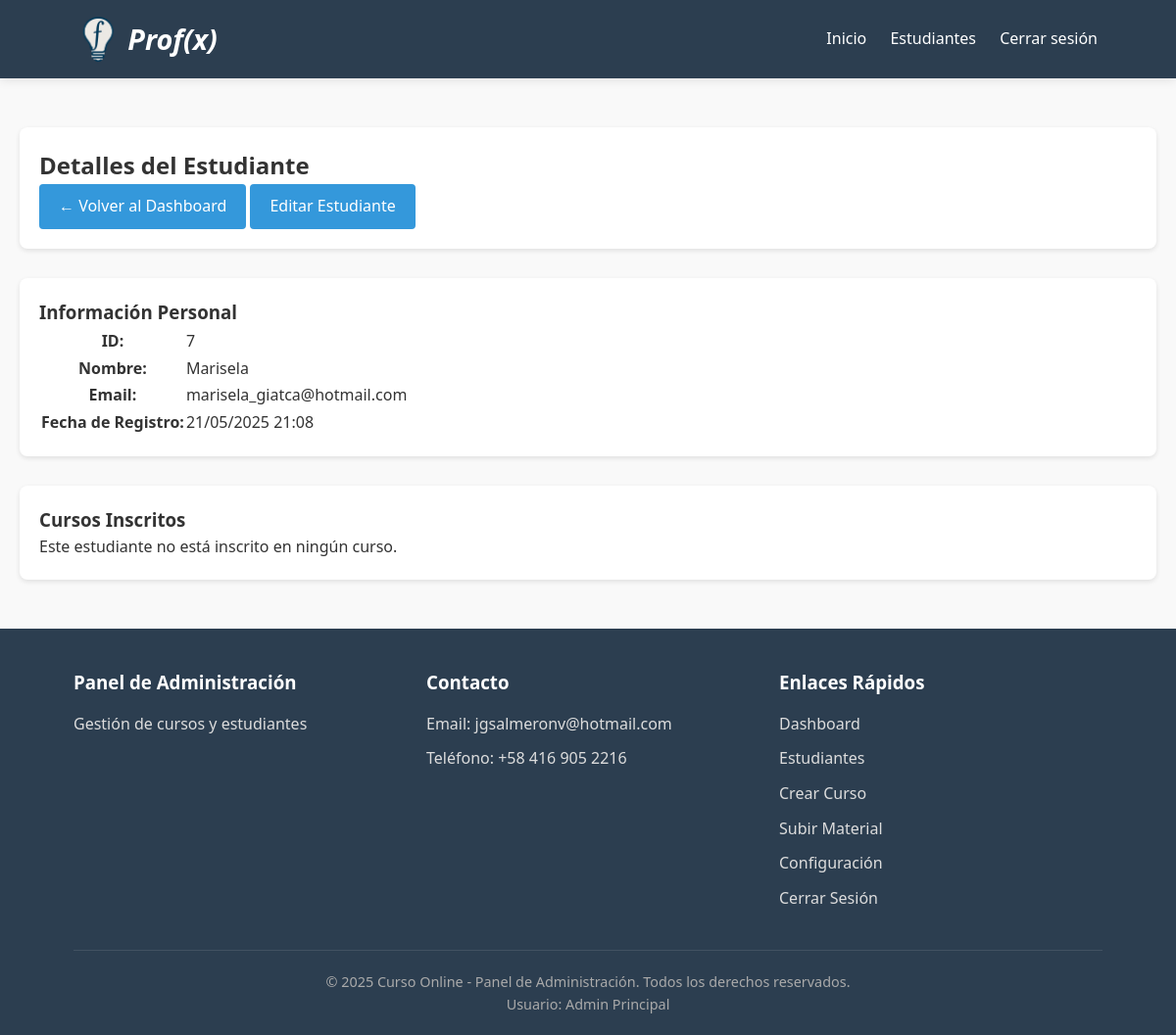
The page /admin_ver_estudiante.php?id=7 (signed in) on the database its author committed.
### tables this page shows
CREATE TABLE `usuarios` (
  `id` int NOT NULL,
  `nombre` varchar(100) NOT NULL,
  `email` varchar(100) NOT NULL,
  `password` varchar(255) NOT NULL,
  `fecha_registro` datetime DEFAULT CURRENT_TIMESTAMP,
  `es_admin` tinyint(1) DEFAULT '0'
);

### admin_ver_estudiante.php (the view, shortened to what this page needs)
<?php
require_once 'includes/config.php';
$estudiante_id = $_GET['id'];
$stmt = $conn->prepare("SELECT * FROM usuarios WHERE id = ? AND es_admin = 0");
$stmt->execute([$estudiante_id]);
$estudiante = $stmt->fetch(PDO::FETCH_ASSOC);
$stmt_cursos = $conn->prepare("SELECT c.* FROM cursos c
                              JOIN inscripciones i ON c.id = i.curso_id
                              WHERE i.usuario_id = ?");
$stmt_cursos->execute([$estudiante_id]);
$cursos_inscritos = $stmt_cursos->fetchAll(PDO::FETCH_ASSOC);
include 'includes/header_admin.php';
?>
<div class="admin-container">
    <section class="admin-section">
        <h2>Detalles del Estudiante</h2>
        <div class="admin-actions">
            <a href="admin.php" class="btn">← Volver al Dashboard</a>
            <a href="admin_editar_estudiante.php?id=<?php echo $estudiante_id; ?>" class="btn">Editar Estudiante</a>
        </div>
    </section>
    <section class="admin-section">
        <h3>Información Personal</h3>
        <div class="student-profile">
            <div class="profile-info">
                <table class="info-table">
                    <tr>
                        <th>ID:</th>
                        <td><?php echo $estudiante['id']; ?></td>
                    </tr>
                    <tr>
                        <th>Nombre:</th>
                        <td><?php echo htmlspecialchars($estudiante['nombre']); ?></td>
                    </tr>
                    <tr>
                        <th>Email:</th>
                        <td><?php echo htmlspecialchars($estudiante['email']); ?></td>
                    </tr>
                    <tr>
                        <th>Fecha de Registro:</th>
                        <td><?php echo date('d/m/Y H:i', strtotime($estudiante['fecha_registro'])); ?></td>
                    </tr>
                </table>
            </div>
        </div>
    </section>
    <section class="admin-section">
        <h3>Cursos Inscritos</h3>
        <?php if (empty($cursos_inscritos)): ?>
            <p>Este estudiante no está inscrito en ningún curso.</p>
        <?php endif; ?>
    </section>
</div>
<?php include 'includes/footer_admin.php'; ?>

### assets/css/style.css (style rules this page uses)
:root { --primary: #3498db; --primary-dark: #2980b9; --secondary: #2ecc71; --dark: #2c3e50; --light: #ecf0f1; --lighter: #f9f9f9; --danger: #e74c3c; --warning: #f39c12; --success: #27ae60; }
html { scroll-behavior: smooth; }
* { margin: 0; padding: 0; box-sizing: border-box; font-family: 'Segoe UI', Tahoma, Geneva, Verdana, sans-serif; }
body { background-color: var(--lighter); color: #333; line-height: 1.6; }
.btn { display: inline-block; background: var(--primary); color: white; padding: 10px 20px; border: none; border-radius: 5px; cursor: pointer; text-decoration: none; font-size: 16px; transition: all 0.3s ease; }
.btn { display: inline-block; padding: 8px 15px; background: #3498db; color: white; border: none; border-radius: 4px; text-decoration: none; cursor: pointer; transition: background 0.3s; }
:root { --primary: #3498db; --primary-dark: #2980b9; --secondary: #2ecc71; --dark: #2c3e50; --light: #ecf0f1; --danger: #e74c3c; --warning: #f39c12; --success: #27ae60; }
.admin-container { max-width: 1200px; margin: 0 auto; padding: 20px; }
.admin-section { background: white; border-radius: 8px; padding: 20px; margin-bottom: 30px; box-shadow: 0 2px 5px rgba(0,0,0,0.1); }
.btn { display: inline-block; padding: 10px 20px; background: var(--primary); color: white; border: none; border-radius: 4px; text-decoration: none; cursor: pointer; transition: background 0.3s; }

### rows shown on the page
usuarios: id "7", nombre "Marisela", email "marisela_giatca@hotmail.com", fecha_registro "21/05/2025 21:08"

### other values the page prints
SITE_NAME "Curso Online"
$_SESSION['user_nombre'] "Admin Principal"
